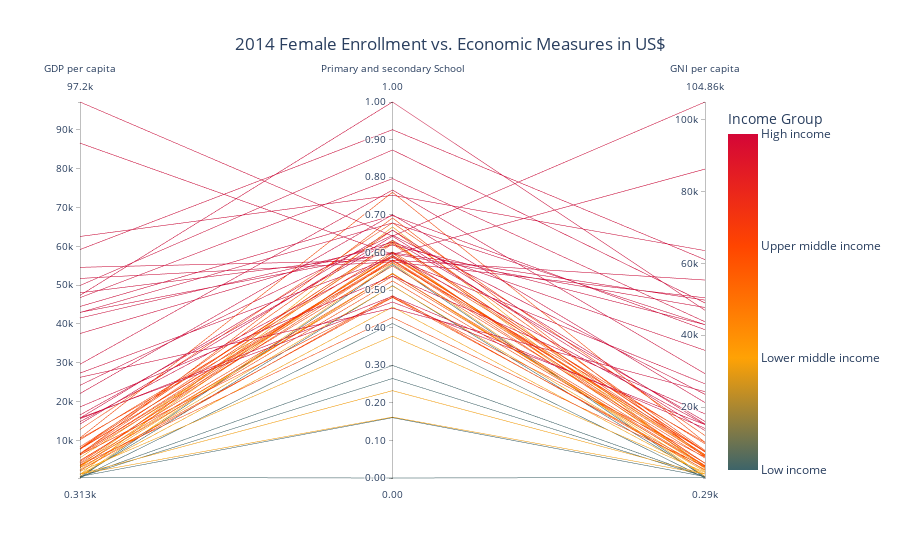

Notebook cell for this chart:
### Code cell
import pandas as pd
import plotly.graph_objects as go

# Assuming df_normalized contains the normalized data
# Define dimensions for the parallel coordinates plot
dimensions = ['2014 (GDP per capita (current US$))', 
              '2014 (Gross enrolment ratio, primary and secondary, female (%))',
              '2014 (GNI per capita, Atlas method (current US$))']

# Define your custom color scale
hex_colors = ["#3d6469", "#ffa205", "#ff4500", "#d40637"]

# Define custom labels for the color scale
color_labels = ['Low income', 'Lower middle income', 'Upper middle income', 'High income']

# Calculate the intervals for each color in the custom scale
color_intervals = [i / (len(hex_colors) - 1) for i in range(len(hex_colors))]

# Define custom labels for the dimensions
custom_labels = ['GDP per capita', 'Primary and secondary School', 'GNI per capita']

# Create the parallel coordinates plot using plotly.graph_objects
fig = go.Figure()

# Add parallel coordinates trace
fig.add_trace(go.Parcoords(
    line=dict(color=df_normalized['numeric_income'], 
              colorscale=hex_colors,  # Use your custom color scale
              showscale=True,  # Set showscale to True to display the color scale
              colorbar=dict(  # Define the color bar properties
                  title='Income Group',  # Set the title of the color scale
                  tickvals=[0, 1, 2, 3],  # Specify the tick values
                  ticktext=color_labels,  # Specify the tick labels
                  tickmode='array'  # Use array mode for custom tick labels
              )
             ),
    dimensions=[
        dict(range=[df_normalized[dim].min(), df_normalized[dim].max()],
             label=label,  # Use custom label
             tickformat='.2f' if dim == dimensions[1] else '',  # Set tick format to display percentages
             values=df_normalized[dim])  # Keep values unchanged
        for dim, label in zip(dimensions, custom_labels)
    ],
))

# Update layout to add title
fig.update_layout(
    title="2014 Female Enrollment vs. Economic Measures in US$",  # Set the title of the plot
    title_x=0.5  # Set the x position of the title
)

### Figure 1 — Plotly figure (JSON) as saved in the notebook; plotly's stock layout.template omitted (floating-point values rounded to 4 significant figures)
{"data": [{"dimensions": [{"label": "GDP per capita", "range": [312.7, 97200.0], "tickformat": "", "values": [2018.0, 41530.0, 1196.0, 3492.0, 7684.0, 4196.0, 44500.0, 86610.0, 59180.0, 14200.0, 12810.0, 22080.0, 29620.0, 97200.0, 6200.0, 18630.0, 24200.0, 16550.0, 15760.0, 2245.0, 48040.0, 42960.0, 3105.0, 46780.0, 51730.0, 27340.0, 62550.0, 7891.0, 7853.0, 4579.0, 49910.0, 8319.0, 47380.0, 14820.0, 4852.0, 10450.0, 7913.0, 15780.0, 2243.0, 3989.0, 6397.0, 6269.0, 6491.0, 10650.0, 6650.0, 3688.0, 3328.0, 5541.0, 37540.0, 2961.0, 26250.0, 43000.0, 54600.0, 612.1, 706.2, 2505.0, 1317.0, 3530.0, 312.7, 703.8, 706.6, 429.8, 623.3, 15570.0, 10150.0, 1327.0, 6485.0, 354.7, 1218.0]}, {"label": "Primary and secondary School", "range": [0, 1], "tickformat": ".2f", "values": [0.3773, 0.6196, 0.6679, 0.5242, 0.5874, 0.5982, 0.6979, 0.595, 0.9263, 0.6429, 0.6787, 0.7003, 0.7659, 0.6432, 0.564, 0.5371, 0.6459, 0.6322, 0.6591, 0.485, 0.5961, 0.6784, 0.5988, 0.7962, 0.5749, 0.5861, 0.7519, 0.6266, 0.5803, 0.5784, 0.8724, 0.6258, 1, 0.5916, 0.5427, 0.5733, 0.6595, 0.4682, 0.5109, 0.5366, 0.6917, 0.4812, 0.5786, 0.7599, 0.6226, 0.4268, 0.5433, 0.5923, 0.6273, 0.48, 0.4516, 0.5991, 0.5793, 0.2647, 0.5711, 0.5445, 0.162, 0.6311, 0.411, 0.1605, 0.5115, 0, 0.2994, 0.4834, 0.6015, 0.2323, 0.5901, 0.5677, 0.4548]}, {"label": "GNI per capita", "range": [290, 104860], "tickformat": "", "values": [1840, 42930, 2840, 3620, 7520, 4360, 41530, 86200, 61030, 13460, 12090, 21260, 29300, 104860, 5840, 18110, 23550, 16020, 15310, 2560, 47710, 42950, 3560, 43740, 50400, 26500, 63530, 7700, 7720, 4440, 48990, 7600, 46940, 15140, 4390, 10190, 7970, 15130, 2040, 3790, 6130, 6110, 6360, 10200, 6630, 3450, 3180, 6470, 35790, 3180, 24300, 49770, 55350, 630, 730, 2330, 1390, 3310, 290, 680, 700, 420, 620, 14100, 9790, 1380, 6800, 350, 1380]}], "line": {"color": [1, 3, 1, 2, 2, 2, 3, 3, 3, 3, 2, 3, 3, 3, 2, 3, 3, 3, 3, 2, 3, 3, 1, 3, 3, 3, 3, 2, 2, 2, 3, 2, 3, 3, 2, 2, 2, 3, 1, 2, 2, 2, 2, 2, 2, 2, 1, 1, 3, 2, 3, 3, 3, 0, 1, 1, 1, 1, 0, 0, 0, 0, 0, 3, 2, 1, 2, 0, 1], "colorbar": {"tickmode": "array", "ticktext": ["Low income", "Lower middle income", "Upper middle income", "High income"], "tickvals": [0, 1, 2, 3], "title": {"text": "Income Group"}}, "colorscale": [[0, "#3d6469"], [0.3333, "#ffa205"], [0.6667, "#ff4500"], [1, "#d40637"]], "showscale": true}, "type": "parcoords"}], "layout": {"title": {"text": "2014 Female Enrollment vs. Economic Measures in US$", "x": 0.5}}}
